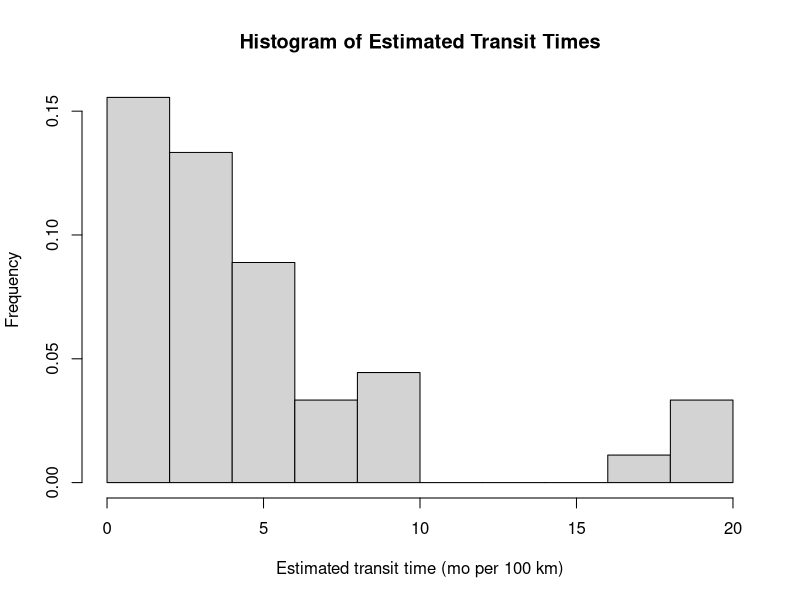
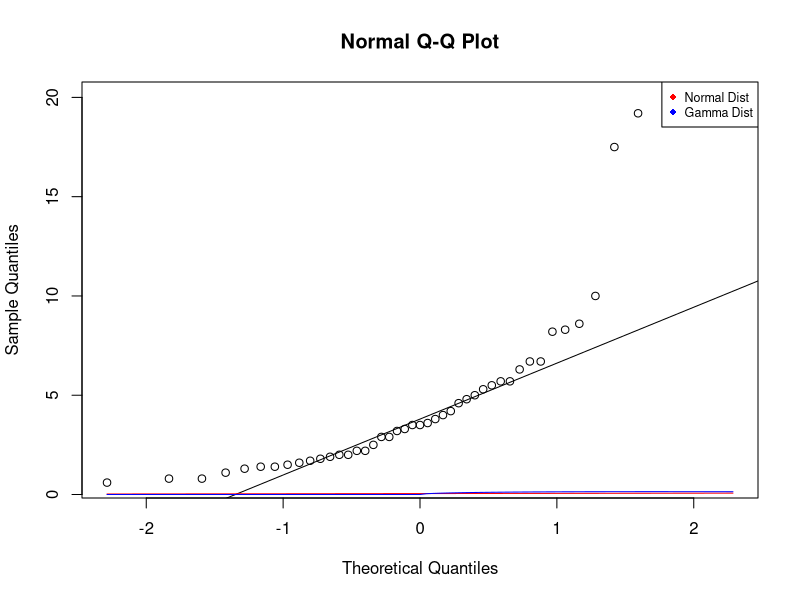

These figures' R source, in order:
bee = read.table("beedata.csv", sep=",", header=TRUE)
hist(bee$Transit.Time, breaks=seq(0, 21, by=2), prob = TRUE, main = "Histogram of Estimated Transit Times",
     xlab = "Estimated transit time (mo per 100 km)", ylab = "Frequency")

# lines(density(bee$Transit.Time), lwd = 2, col = "blue")

qqnorm(y=bee$Transit.Time)
qqline(y = bee$Transit.Time)
#we see that if we would just use a normal distribution, the normal distribution 
#would understate the extreme positive values of x

#install.packages("MASS")
library(MASS)

normest = fitdistr(bee$Transit.Time, "normal")
curve(dnorm(x, normest$estimate[1], normest$estimate[2]), add=TRUE, col='red')

gammaest = fitdistr(bee$Transit.Time, densfun="gamma")
curve(dgamma(x, gammaest$estimate[1], gammaest$estimate[2]), add=TRUE, col='blue')

legend("topright", cex=0.75, pch=16, 
       col=c("red", "blue"), legend=c("Normal Dist", "Gamma Dist"))


#curve(dgamma(x= BeeTable$Transit.Time, shape=2, scale=1.5), from= 0, to = 20, main = "Gamma Distribution")
# dgamma(x= bee$Transit.Time, shape=1, scale=1.5)
#make a slider thingy to adjust the shape and the scale


